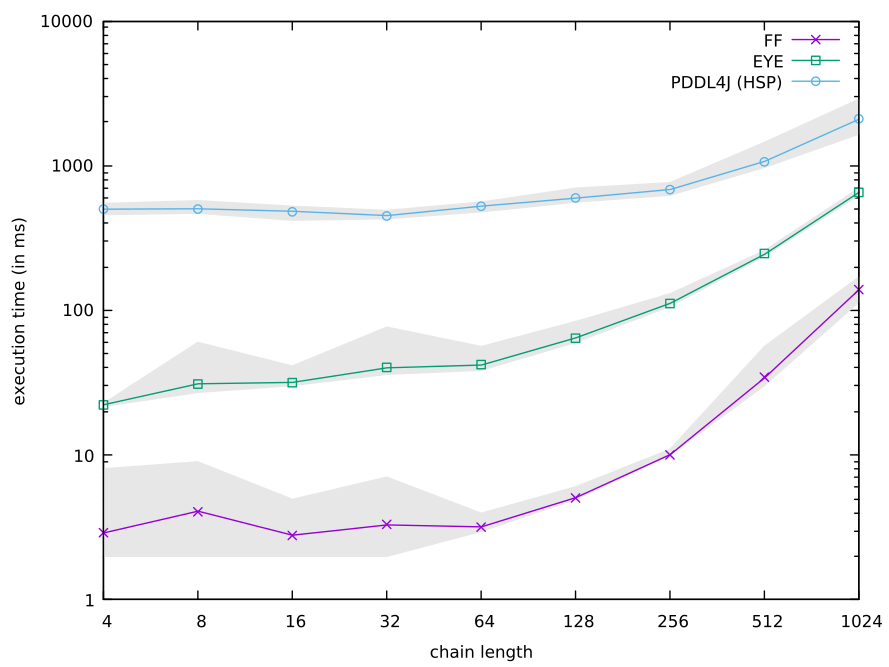

This chart was generated by the following gnuplot code:
set xlabel "chain length"
set ylabel "execution time (in ms)"

set logscale x 2
set logscale y

set style fill solid 0.25

plot "all-results.tsv" u 1:5:6 w filledcurve notitle lc 0, \
                    "" u 1:2 w linespoints t "FF" lc 1, \
                    "" u 1:9:10 w filledcurve notitle lc 0, \
                    "" u 1:4 w linespoints t "EYE" lc 2, \
                    "" u 1:7:8 w filledcurve notitle lc 0, \
                    "" u 1:3 w linespoints t "PDDL4J (HSP)" lc 3
